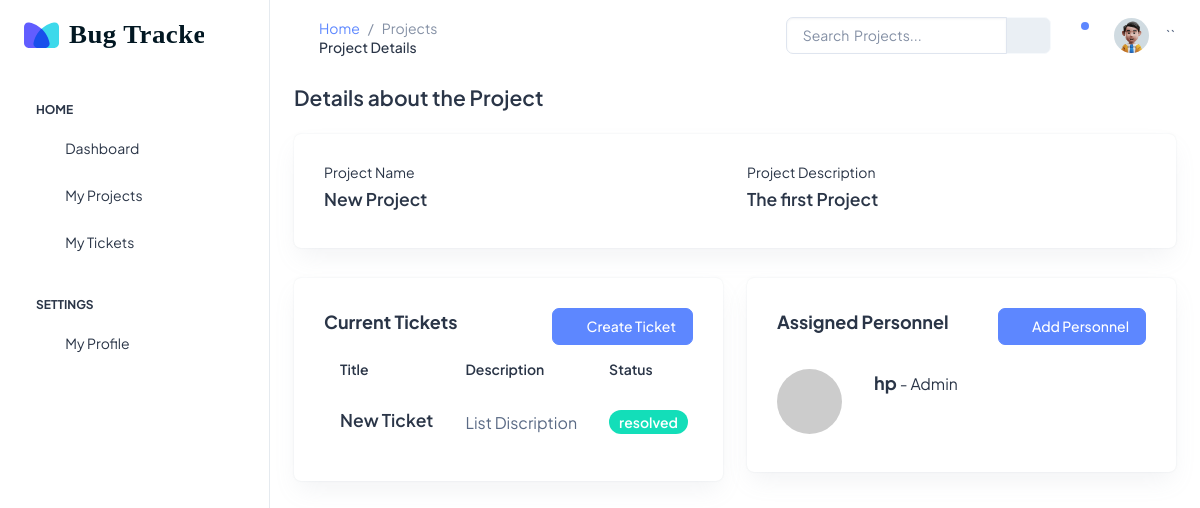
The page /projects/1/details on the database as committed earlier.
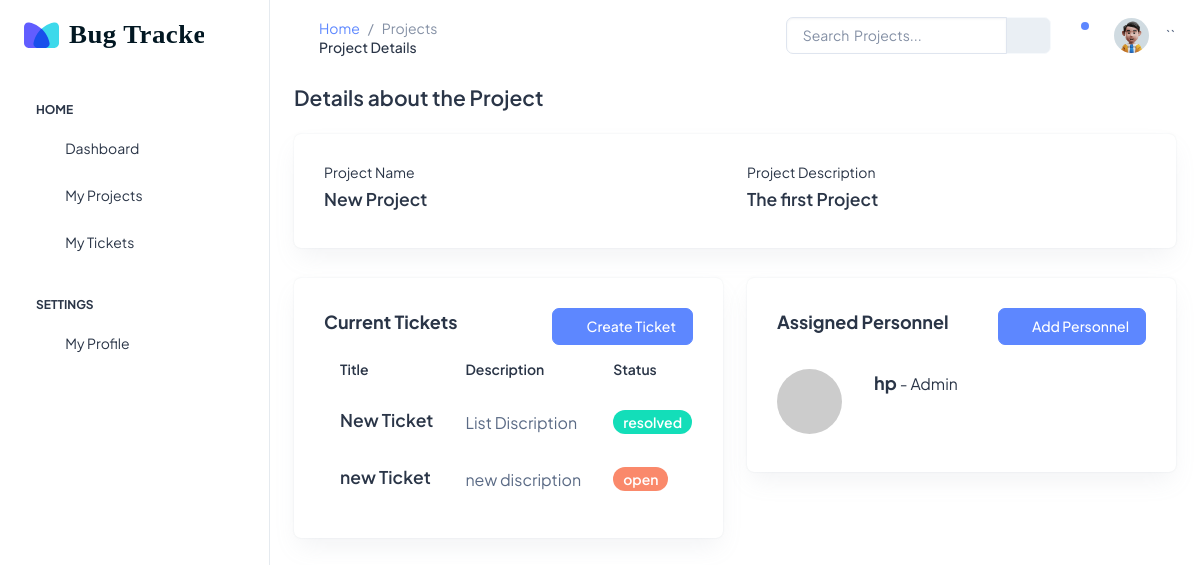
The same page on the database as committed later.
### tickets/models.py (models this page shows, shortened)
class Ticket(models.Model):
    ORDER_STATUS = (
        ("new", "new"),
        ("open", "open"),
        ("inprogress", "inprogress"),
        ("resolved", "resolved"),
        ("additional information required", "additional information required"),
    )
    PRIORITY = (
        ("None", "None"),
        ("Low", "Low"),
        ("Medium", "Medium"),
        ("High", "High"),
    )
    TYPE = (
        ("Bugs/Errors", "Bugs/Errors"),
        ("Feature request", "Feature Request"),
        ("Other Comments", "Other Comments"),
        ("Traning/documents request", "Traning/documents Request"),
    )
    title = models.CharField(max_length=200)
    description = models.TextField()
    status = models.CharField(max_length=40, choices=ORDER_STATUS)
    priority = models.CharField(max_length=40, choices=PRIORITY)
    type = models.CharField(max_length=40, choices=TYPE)
    project = models.ForeignKey(to=Project, on_delete=models.CASCADE)
    submitter = models.ForeignKey(
        to=User, related_name="submitter", on_delete=models.CASCADE
    )
    developer = models.ForeignKey(
        to=User,
        related_name="developer",
        on_delete=models.CASCADE,
    )
    created_at = models.DateTimeField(auto_now_add=True)
    updated_at = models.DateTimeField(auto_now=True)

### users/models.py (models this page shows)
class User(AbstractUser):
    ROLE_CHOICES = (
        ("Developer", "Developer"),
        ("Project Manager", "Project Manager"),
        ("Submitter", "Submitter"),
        ("Admin", "Admin"),
    )
    role = models.CharField(
        max_length=40, default="Developer", choices=ROLE_CHOICES, blank=True, null=True
    )

### projects/views.py (the view)
class ProjectDetailView(DetailView):
    template_name = "projects/detail_project.html"
    model = Project
    context_object_name = "project"
    def get_context_data(self, **kwargs):
        context = super().get_context_data(**kwargs)
        context["tickets"] = Ticket.objects.filter(project=context["project"])
        context["users"] = User.objects.all()
        return context

### projects/templates/projects/detail_project.html (shortened to what the changed rows need)
{% extends 'base.html' %}
{% load static %}
{% block content %}
<div class="row">
    <div class="col">
        <div class="row">
            <div class="col-md-6">
                <div class="card">
                    <div class="card-body">
                        <div>
                            <table class="table text-nowrap mb-0 align-middle">
                                <thead class="text-dark fs-4">
                                    <tr>
                                        <th class="border-bottom-0">
                                            <h6 class="fw-semibold mb-0">
                                                Title
                                            </h6>
                                        </th>
                                        <th class="border-bottom-0">
                                            <h6 class="fw-semibold mb-0">
                                                Description
                                            </h6>
                                        </th>
                                        <th class="border-bottom-0">
                                            <h6 class="fw-semibold mb-0">
                                                Status
                                            </h6>
                                        </th>
                                    </tr>
                                </thead>
                                <tbody>
                                    {% for ticket in project.ticket_set.all %}
                                    <tr>
                                        <td class="border-bottom-0">
                                            <a
                                                href="{% url 'ticket_detail' ticket.id%}"
                                            >
                                                <h5 class="fw-semibold mb-1">
                                                    {{ticket.title}}
                                                </h5>
                                            </a>
                                        </td>
                                        <td class="border-bottom-0">
                                            <p class="mb-0 fw-normal">
                                                {{ticket.description|truncatechars:20}}
                                            </p>
                                        </td>
                                        <td class="border-bottom-0">
                                            <div
                                                class="d-flex align-items-center gap-2"
                                            >
                                                {% include "tickets/partials/_status.html"%}
                                            </div>
                                        </td>
                                    </tr>
                                    {% endfor %}
                                </tbody>
                            </table>
                        </div>
                    </div>
                </div>
            </div>
            <div class="col-md-6">
                <div class="card">
                    <div class="card-body">
                        <div class="card-title">
                            {% for user in project.personnels.all %}
                            <div class="d-flex flex-start mt-4">
                                <a class="me-3" href="#">
                                    <img
                                        class="rounded-circle shadow-1-strong"
                                        src="https://picsum.photos/200"
                                        alt="avatar"
                                        width="65"
                                        height="65"
                                    />
                                </a>
                                <div class="ms-3 flex-grow-1 flex-shrink-1">
                                    <div>
                                        <div
                                            class="d-flex justify-content-between align-items-center"
                                        >
                                            <p class="mb-1">
                                                <strong> {{ user.username}}</strong
                                                        >
                                                <span class="small"
                                                    >-
                                                    {{ user.role }}
                                                </span>
                                            </p>
                                        </div>
                                    </div>
                                </div>
                            </div>
                            {% endfor %}
                        </div>
                    </div>
                </div>
            </div>
        </div>
    </div>
    {% endblock content %}

### tickets/templates/tickets/partials/_status.html
<span
class="badge
{% if  ticket.status == "new"%}
bg-primary
{% elif ticket.status == "open" %}
bg-danger
{% elif ticket.status == "inprogress" %}
bg-warning
{% elif ticket.status == "resolved" %}
bg-success
{% elif ticket.status == "additional information required" %}
bg-info
{% endif %}
rounded-3 fw-semibold"
>{{ticket.status}}</span
>

Rows that differ between the two databases and show on the page:
added Ticket: title "new Ticket", description "new discription", status "open"
